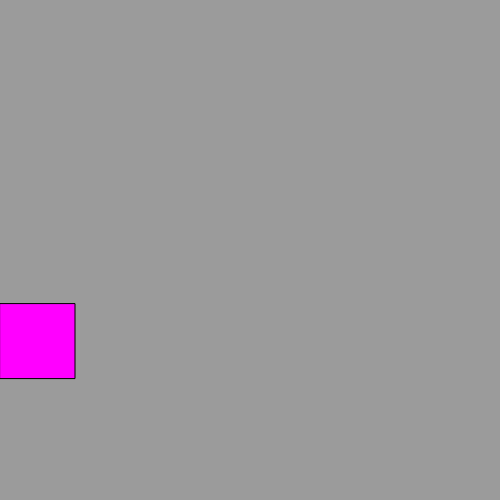
Frame 1 (no input)
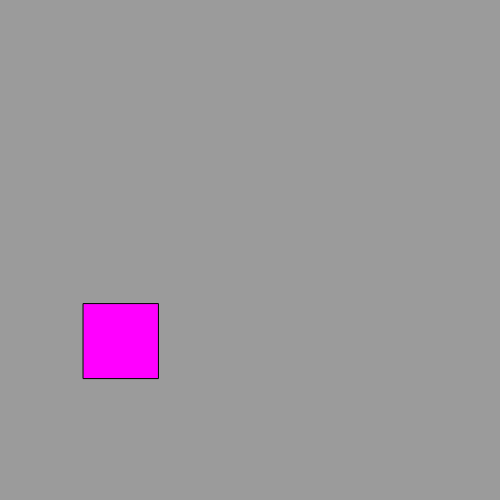
Frame 60 (no input)
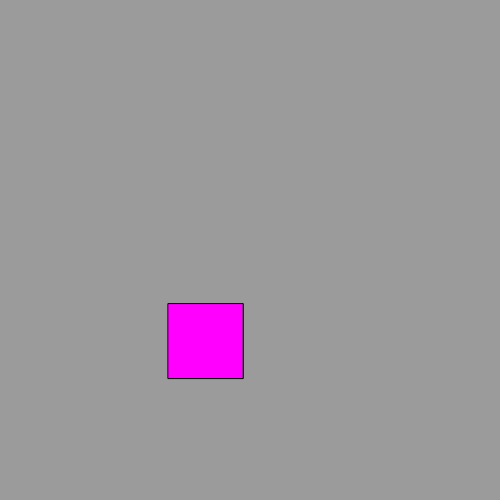
Frame 120 (the mouse pressed at the canvas centre since frame 60)

The p5.js sketch that drew these frames (run headless with seeded random() and noise() and a simulated clock; from frame 60 on, the mouse is pressed at the canvas centre):

// p5.js sketch
// ── sketch.js
let rectX = 0;
const rectHeight = 75;
let rectY;
const rectWidth = 75;
let clickCount = 0;
let speed;
function setup() {
  createCanvas(500, 500);
  rectY = random(height - rectHeight);
  speed = random(1, 3);
}

function draw() {
  background(155);
  drawShape();
  rectX += speed;
  if(rectX> width) {
    noLoop();
    text('Good job! Your score was ' + clickCount, 100, 300);
  }
}

function mousePressed() {
  if ((mouseX >= rectX && mouseX <= rectX + rectWidth) && (mouseY >= rectY && mouseY <= rectY + rectHeight)) {
    clickCount++;
    console.log('hit', clickCount);
  }
}

function drawShape() {
  fill('magenta');
  rect(rectX, rectY, rectWidth, rectHeight);
}
